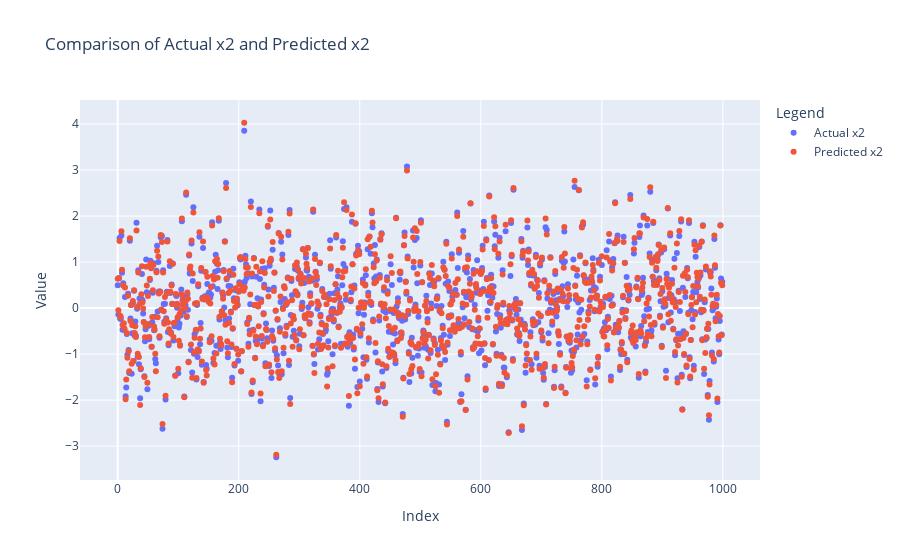

The cell this chart's notebook holds for it:
### Code cell
import plotly.graph_objects as go
import numpy as np

# Assuming x2_tensor and predicted_x2 are available as numpy arrays or tensors. 
# For demonstration, we'll create mock data since actual computation isn't performed here

np.random.seed(42)
actual_x2 = np.random.normal(0, 1, 1000)  # Mock actual x2
predicted_x2 = actual_x2 + np.random.normal(0, 0.1, 1000)  # Mock predictions with some noise

# Create the figure
fig = go.Figure()

# Add actual x2 trace
fig.add_trace(go.Scatter(x=np.arange(len(actual_x2)), y=actual_x2, mode='markers', name='Actual x2'))

# Add predicted x2 trace
fig.add_trace(go.Scatter(x=np.arange(len(predicted_x2)), y=predicted_x2, mode='markers', name='Predicted x2'))

# Update layout
fig.update_layout(
    title="Comparison of Actual x2 and Predicted x2",
    xaxis_title="Index",
    yaxis_title="Value",
    legend_title="Legend"
)

fig.show()

### Figure 1 — Plotly figure (JSON) as saved in the notebook; plotly's stock layout.template omitted (floating-point values rounded to 4 significant figures; data arrays with more than 128 entries replaced by an {"elided": "..."} marker saying what was removed)
{"data": [{"mode": "markers", "name": "Actual x2", "type": "scatter", "x": {"elided": "1000 int values"}, "y": {"elided": "1000 float values"}}, {"mode": "markers", "name": "Predicted x2", "type": "scatter", "x": {"elided": "1000 int values"}, "y": {"elided": "1000 float values"}}], "layout": {"legend": {"title": {"text": "Legend"}}, "title": {"text": "Comparison of Actual x2 and Predicted x2"}, "xaxis": {"title": {"text": "Index"}}, "yaxis": {"title": {"text": "Value"}}}}
